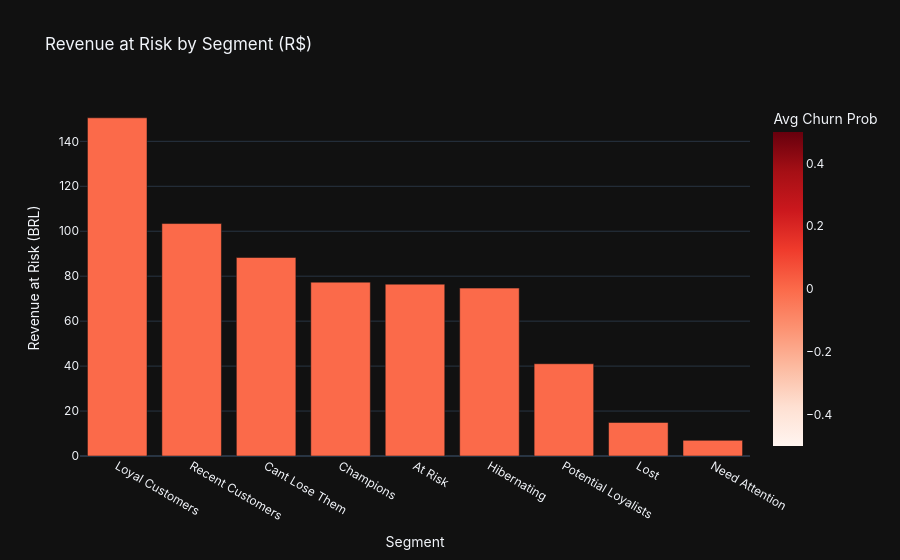

Notebook code for this chart:
### Markdown cell above
## 4. Revenue at Risk by Segment

### Code cell
seg_risk = df.groupby('Segment').agg(
    customers      =('customer_id','count'),
    total_clv      =('CLV','sum'),
    revenue_at_risk=('revenue_at_risk','sum'),
    avg_churn_prob =('churn_prob','mean')
).sort_values('revenue_at_risk', ascending=False).reset_index()

print(seg_risk.to_string(index=False))

fig_risk = px.bar(seg_risk, x='Segment', y='revenue_at_risk',
    color='avg_churn_prob', color_continuous_scale='Reds',
    title=' Revenue at Risk by Segment (R$)',
    labels={'revenue_at_risk':'Revenue at Risk (BRL)','avg_churn_prob':'Avg Churn Prob'})
fig_risk.update_layout(template='plotly_dark', font_family='Inter')
fig_risk.show()

### Figure 1 — Plotly figure (JSON) as saved in the notebook; plotly's stock layout.template omitted (floating-point values rounded to 4 significant figures)
{"data": [{"hovertemplate": "Segment=%{x}<br>Revenue at Risk (BRL)=%{y}<br>Avg Churn Prob=%{marker.color}<extra></extra>", "legendgroup": "", "marker": {"color": [3.168e-05, 3.168e-05, 3.168e-05, 3.168e-05, 3.168e-05, 3.168e-05, 3.168e-05, 3.168e-05, 3.168e-05], "coloraxis": "coloraxis", "pattern": {"shape": ""}}, "name": "", "orientation": "v", "showlegend": false, "textposition": "auto", "type": "bar", "x": ["Loyal Customers", "Recent Customers", "Cant Lose Them", "Champions", "At Risk", "Hibernating", "Potential Loyalists", "Lost", "Need Attention"], "xaxis": "x", "y": [150.5, 103.4, 88.31, 77.35, 76.46, 74.69, 41.05, 14.92, 6.952], "yaxis": "y"}], "layout": {"barmode": "relative", "coloraxis": {"autocolorscale": false, "colorbar": {"title": {"text": "Avg Churn Prob"}}, "colorscale": [[0, "rgb(255,245,240)"], [0.125, "rgb(254,224,210)"], [0.25, "rgb(252,187,161)"], [0.375, "rgb(252,146,114)"], [0.5, "rgb(251,106,74)"], [0.625, "rgb(239,59,44)"], [0.75, "rgb(203,24,29)"], [0.875, "rgb(165,15,21)"], [1, "rgb(103,0,13)"]]}, "font": {"family": "Inter"}, "legend": {"tracegroupgap": 0}, "title": {"text": " Revenue at Risk by Segment (R$)"}, "xaxis": {"anchor": "y", "domain": [0, 1], "title": {"text": "Segment"}}, "yaxis": {"anchor": "x", "domain": [0, 1], "title": {"text": "Revenue at Risk (BRL)"}}}}
